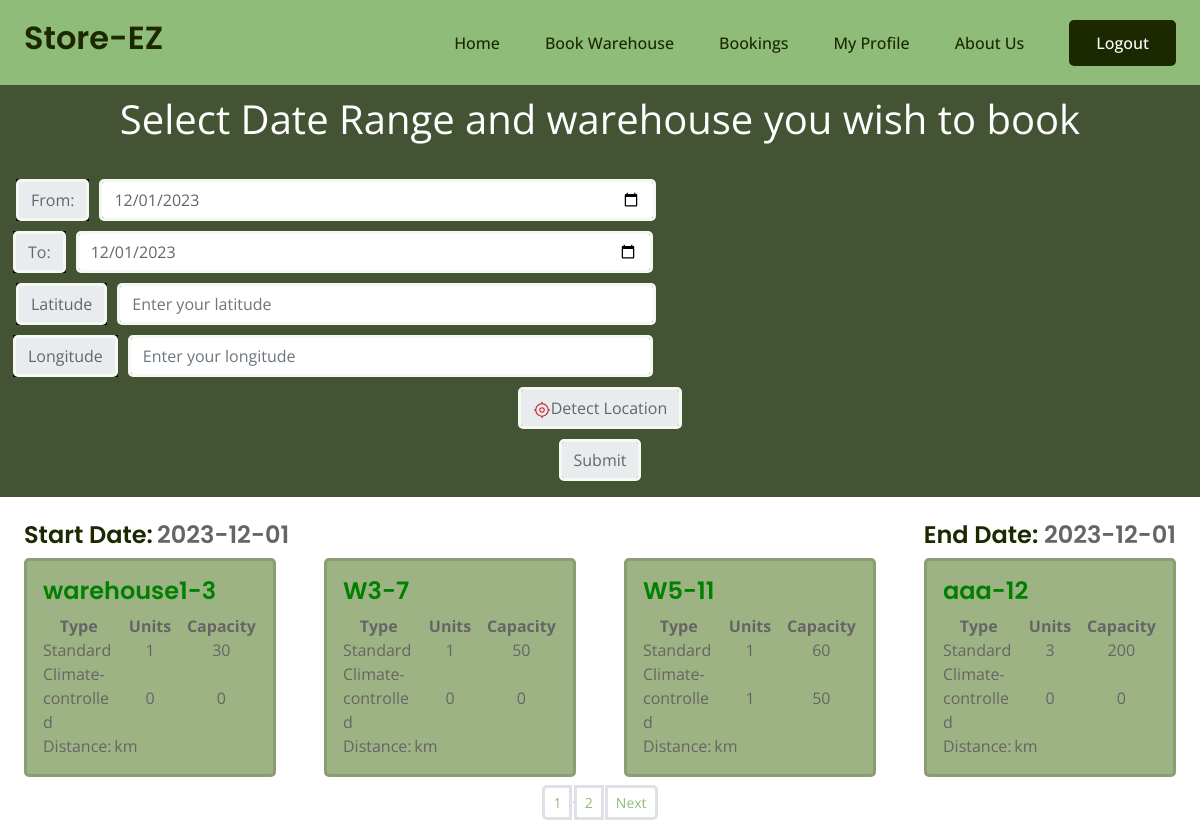
Page /farmer/search (signed in) on the committed database.
### mainapp/models.py (models this page shows)
class Warehouse(models.Model):
    name = models.CharField(max_length=100)
    address = models.TextField()
    city = models.CharField(max_length=100)
    state = models.CharField(max_length=100)
    poc_name = models.CharField(max_length=100, null=True)
    poc_phone_no = models.DecimalField(max_digits=10, decimal_places=0)
    owner = models.ForeignKey(Warehouse_owner, on_delete=models.CASCADE)
    image = models.ImageField(default="images/default_warehouse_image.jpg",upload_to="images/warehouse/",blank=True,null=True)
    latitude = models.FloatField(default=23.1862737352)
    longitude = models.FloatField(default = 72.6283225558)
    def __str__(self):
        return f'{self.name}'

### farmer/views.py (the view, shortened to what this page needs)
# urls.py: path("farmer/search",views.search,name='search'),
@login_required(login_url='login')
def search(request):
    start_date = request.GET.get('startdate','')
    end_date = request.GET.get('enddate', '')
    latitude = request.GET.get('latitude','')
    longitude = request.GET.get('longitude','')
    if (not start_date and end_date) or (not end_date and start_date) or start_date > end_date:
        messages.error(request, "Invalid Dates")
        context = {'startdate':date.today().strftime('%Y-%m-%d'), 'enddate':date.today().strftime('%Y-%m-%d')}
    else:
        if start_date == '':
            start_date = date.today().strftime('%Y-%m-%d')
        if end_date == '':
            end_date = date.today().strftime('%Y-%m-%d')
        booked_units = Booking.objects.filter(start_date__lte=end_date,end_date__gte=start_date). \
            values_list('unit', flat=True).exclude(unit=None).distinct()
        warehouses = Warehouse.objects.all()
        warehouses_with_unit = []
        for warehouse in warehouses:
            units = warehouse.unit_set.exclude(id__in=booked_units.values_list('unit'))
            hot_units = 0
            cold_units = 0
            hot_capacity = 0
            cold_capacity = 0
            if len(units) > 0:
                for x in units:
                    if x.type == "Hot":
                        hot_units += 1
                        hot_capacity += x.capacity
                    else:
                        cold_units += 1
                        cold_capacity += x.capacity
            if len(units) > 0:
                warehouses_with_unit.append({'warehouse': warehouse, 'hot_units': hot_units, 'hot_capacity':hot_capacity, 'cold_units':cold_units, 'cold_capacity':cold_capacity, 'latitude':warehouse.latitude, 'longitude':warehouse.longitude})
        nearby_warehouse_list = []
        if latitude != '' and longitude != '':
            latitude = float(latitude)
            longitude = float(longitude)
            for w in warehouses_with_unit:
                curr_dist = computeDistance(w['latitude'], w['longitude'], latitude, longitude)
                w['distance'] = round(curr_dist, 2)
                nearby_warehouse_list.append(w)
            nearby_warehouse_list.sort(key=sortFunc)
        else:
            nearby_warehouse_list = warehouses_with_unit
        print(nearby_warehouse_list)
        paginator = Paginator(nearby_warehouse_list, 4)  # Show 16 Bookings per page.
        page_number = request.GET.get("page")
        page_obj = paginator.get_page(page_number)
        count=Warehouse.objects.count()
        nums= "." *page_obj.paginator.num_pages
        context={
            "data": page_obj, # Keep it data as 'data' is used in template more than one place
            'nums':nums,
            'startdate':start_date,
            'enddate':end_date,
            'latitude':latitude,
            'longitude':longitude,
        }
    return render(request,'farmer/search.html',context)

### farmer/templates/farmer/search.html (shortened to what this page needs)
{% extends 'farmerbase.html' %}
{% load static %}
{% block css %}
    <link rel="stylesheet" href="{% static 'farmer/css/cascade.css' %}" />
{% endblock %}
{% block content %}
<div class="outer-box container-fluid " >
    <div class="bg-dgreen">
        <div class="bg-dgreen py4 d-flex flex-column justify-content-end align-items-center mb-4 rempad">
            <div class="font-large py-1">Select Date Range and warehouse you wish to book</div>
            <div class="w-100">
                <form method="GET" action="" class="card card-body bg-dgreen border-none">
                <div class="form-group row">
                        <div class="input-group col-md-5 mx-auto text-center" style="display:flex; justify-content:space-between;">
                            <div class="fwidth">
                            <div class="input-group-prepend">
                                <span class="input-group-text" id="date13-label">From:</span>
                            </div>
                            <input type="date" name="startdate" id="startdate" class="form-control datepicker" value="{{startdate}}">
                        </div>
                            <div class="fwidth">
                            <div class="input-group-prepend">
                                <span class="input-group-text" id="date14-label">To:</span>
                            </div>
                            <input  type="date" name="enddate" id="startdate" class="form-control datepicker" value="{{enddate}}" aria-labelledby="date14-label">
                        </div>
                        </div>
                        <div class="user-details input-group col-md-5 mx-auto text-center" style="display:flex; justify-content:space-between;">
                            <div class="fwidth">
                                <div class="input-group-prepend">
                                    <label class="input-group-text">Latitude</label>
                                </div>
                                    <input
                                        type="number"
                                        step="any"
                                        name="latitude"
                                        id="latitude"
                                        value="{{latitude}}"
                                        placeholder="Enter your latitude"
                                        required
                                        class="form-control datepicker"
                                    />
                            </div>
                            <div class="fwidth">
                                <div class="input-group-prepend">
                                    <label class="input-group-text">Longitude</label>
                                </div>
                                    <input
                                    type="number"
                                    step="any"
                                    name="longitude"
                                    id="longitude"
                                    value="{{longitude}}"
                                    placeholder="Enter your longitude"
                                    required
                                    class="form-control datepicker"
                                />
                            </div>
                        </div>
                        <div class="" style="display:flex; justify-content:center;margin-top:10px;">
                            <div class="input-box Detect-location ">
                                <button class="button-8 form-control datepicker" type='button'>
                                    <span
                                        ></span
                                    >Detect Location
                                </button>
                            </div>
                        </div>
                        <div class="" style="display:flex; justify-content:center;margin-top:10px;">
                            <div class="">
                                <input type="submit" class="form-control datepicker">
                            </div>
                        </div>
                </div>
            </form>
        </div>
        </div>
    </div>
    <div style="display:flex; flex-direction:row; justify-content:space-between; margin-left:2%; margin-right:2%">
        <div><h4 style="display:inline">Start Date:</h4> <h4 style="display:inline; color:rgb(101, 101, 101)"> {{startdate}}</h4> </div>
        <div><h4 style="display:inline">End Date:</h4><h4 style="display:inline; color:rgb(101, 101, 101)"> {{enddate}}</h4> </div>
    </div>
    <div class="">
    <div class="row m-0">
        {% for warehouse_data in data %}
            <div class="card col-9 my-2 bg-green px-0 card-col">
                <div class="card-body">
                    <h4 class="card-title">
                    <a id="my_card_title" href="{% url 'book' id=warehouse_data.warehouse.id start=startdate end=enddate %}">{{warehouse_data.warehouse.name}}-{{warehouse_data.warehouse.id}}</a></h4>
                    <table>
                        <tr>
                            <th class="th-heading" style="text-align:center">Type </th>
                            <th class="th-heading" style="text-align:center">Units </th>
                            <th class="th-heading" style="text-align:center">Capacity</th>
                        </tr>
                        <tr style="padding-bottom:15px;">
                            <td>Standard</th>
                            <td class="td-value" style="text-align:center">{{warehouse_data.hot_units}}</th>
                            <td class="td-value" style="text-align:center">{{warehouse_data.hot_capacity}}</th>
                        </tr>
                        <tr>
                            <td>Climate-controlled </th>
                            <td class="td-value" style="text-align:center">{{warehouse_data.cold_units}}</th>
                            <td class="td-value" style="text-align:center">{{warehouse_data.cold_capacity}}</th>
                        </tr>
                        <tr>
                            <td>Distance:</td>
                            <td>{{warehouse_data.distance |floatformat:"2" }} km</td>
                        </tr>
                    </table>
                </div>
            </div>
        {% endfor %}
    </div>
</div>
<nav aria-label="..."style="color: blue;">
    <ul class="pagination pagination-sm justify-content-center" ">
        {%for i in nums %}
        <li class="page-item "><a class="page-link" href="?page={{forloop.counter}}&startdate={{startdate}}&enddate={{enddate}}&latitude={{latitude}}&longitude={{longitude}}">{{forloop.counter}}</a></li>{{i}}
        {%endfor%}
        <li class="page-item disabled><a href="#" class="page-link">{% if data.has_next %}</a></li>
        <li class="page-item"><a class="page-link" href="?page={{data.next_page_number}}&startdate={{startdate}}&enddate={{enddate}}&latitude={{latitude}}&longitude={{longitude}}">Next</a> </li>
        {% endif %}
    </ul>
</nav>
{% endblock %}

### static/css/base.css (style rules this page uses)
* { margin:0; padding:0; box-sizing:border-box; }

### farmer/static/farmer/css/cascade.css (style rules this page uses)
.outer-box { padding-left: 0%; padding-right: 0%; }
.bg-dgreen { background-color: #435334; }
.bg-green { background-color: #9EB384; }
.font-large { color: white; font-size: 2.5em; text-align: center; }
.border-none { border: none; }
.rempad { border-radius: 50%; }
table { table-layout: fixed ; width: 100% ; }
td { width: 33% ; }
.td-value { text-align: center; }

### rows in the picture
Warehouse: warehouse.name "warehouse1", warehouse.id "3", hot_units "1", hot_capacity "30", cold_units "0", cold_capacity "0"
Warehouse: warehouse.name "W3", warehouse.id "7", hot_units "1", hot_capacity "50", cold_units "0", cold_capacity "0"
Warehouse: warehouse.name "W5", warehouse.id "11", hot_units "1", hot_capacity "60", cold_units "1", cold_capacity "50"
Warehouse: warehouse.name "aaa", warehouse.id "12", hot_units "3", hot_capacity "200", cold_units "0", cold_capacity "0"

### other values in the picture
{{ startdate }} "2023-12-01"
{{ enddate }} "2023-12-01"
{{ i }} "."
